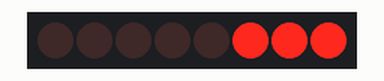
A sketch run on a simulated Arduino Uno, built with avr-gcc and run on an emulated ATmega328P. On the bench: 8 shift-register outputs drawn as a row of LEDs (first output left, lit = HIGH). Wiring (inferred from the names in the program): shift register (74HC595): data pin 9; shift clock pin 8; latch pin 4. Wiring (inferred from the signals the program sends): row of LEDs: on Q0, Q1, Q2, Q3, Q4, Q5, Q6, Q7.

Above: at 0.2 s.
At 1.2 s:
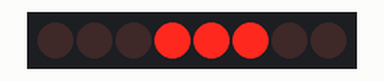
At 1.7 s:
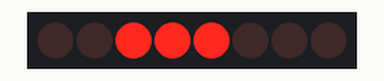
At 2.2 s:
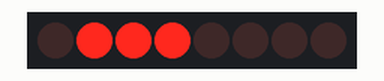
At 3.2 s:
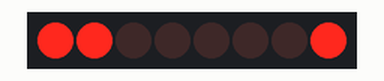
At 4.7 s:
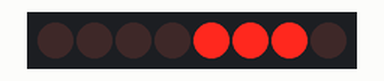
Timing chart, 0 to 5.2 s (numbered marks = the images above):
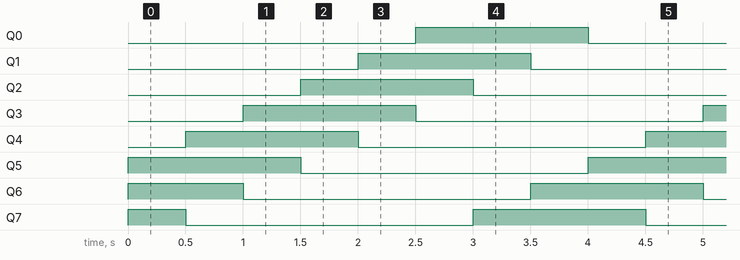

Measured:
- by itself, Q0–5: alternates HIGH for 1.5 s and LOW for 2.5 s
- by itself, Q6, Q7: repeats every 4.0 s: LOW 2.5 s, HIGH 1.5 s
- by itself, everything shown: repeats every 4.0 s, in 8 steps

The sketch:

challenges.ino
```cpp
//**************************************************************//
// Challenges for 74HC595
//****************************************************************
//Pin connected to STCP(Storage  Registers Clock Input) of 74HC595 - pin 12
int latchPin = 4;
//Pin connected to SHCP(Shift Register Clock Input) of 74HC595 - pin 11
int clockPin = 8;
//Pin connected to DS of 74HC595 - pin 14
int dataPin = 9;
// A byte stores an 8-bit number, from 0 to 255
// 0b tells arduino that we are using binary notation instead of decimal
byte LED = 0b00000111;  // modify this to the pattern you want to display

int mode = 1;
// mode 1 for circular shifting to the left,
// mode 2 for circular shifting to the right
// mode 3 for flipping the bit

void setup() {
  Serial.begin(9600);
  pinMode(latchPin, OUTPUT);
  pinMode(clockPin, OUTPUT);
  pinMode(dataPin, OUTPUT);
}

void loop() {

  digitalWrite(latchPin,LOW);
  shiftOut(dataPin,clockPin,LSBFIRST,LED);
  digitalWrite(latchPin,HIGH);

  if (mode == 1) { // circular shifting to the left
    LED = LED / 128 + LED * 2;
  } else if (mode == 2) { // circular shifting to the right
    LED = LED / 2 + LED * 128;
  } else if (mode == 3) {
    LED = 255 - LED;
  }

  delay(500);
}
```
